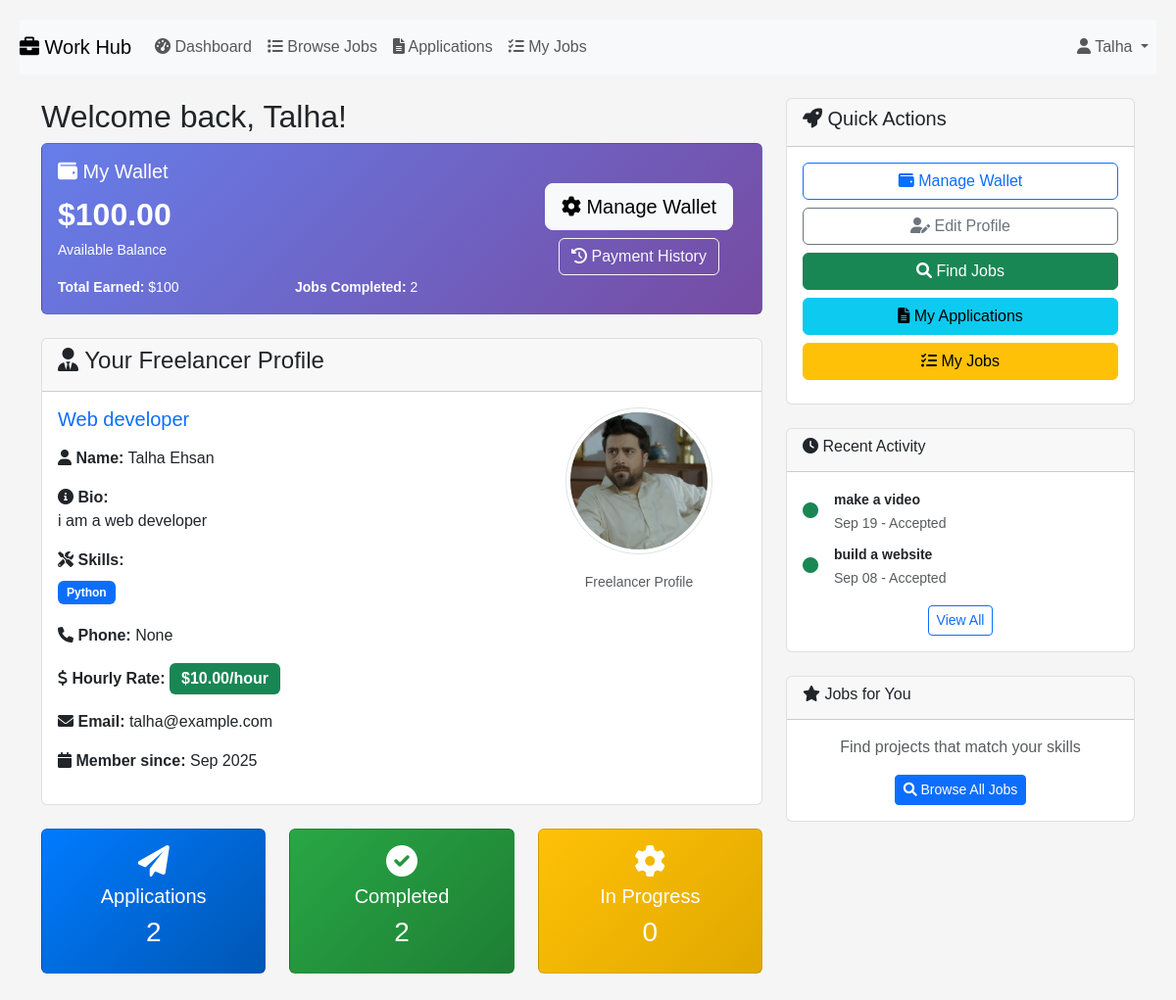
The page /dashboard/ (signed in) on the database as committed earlier.
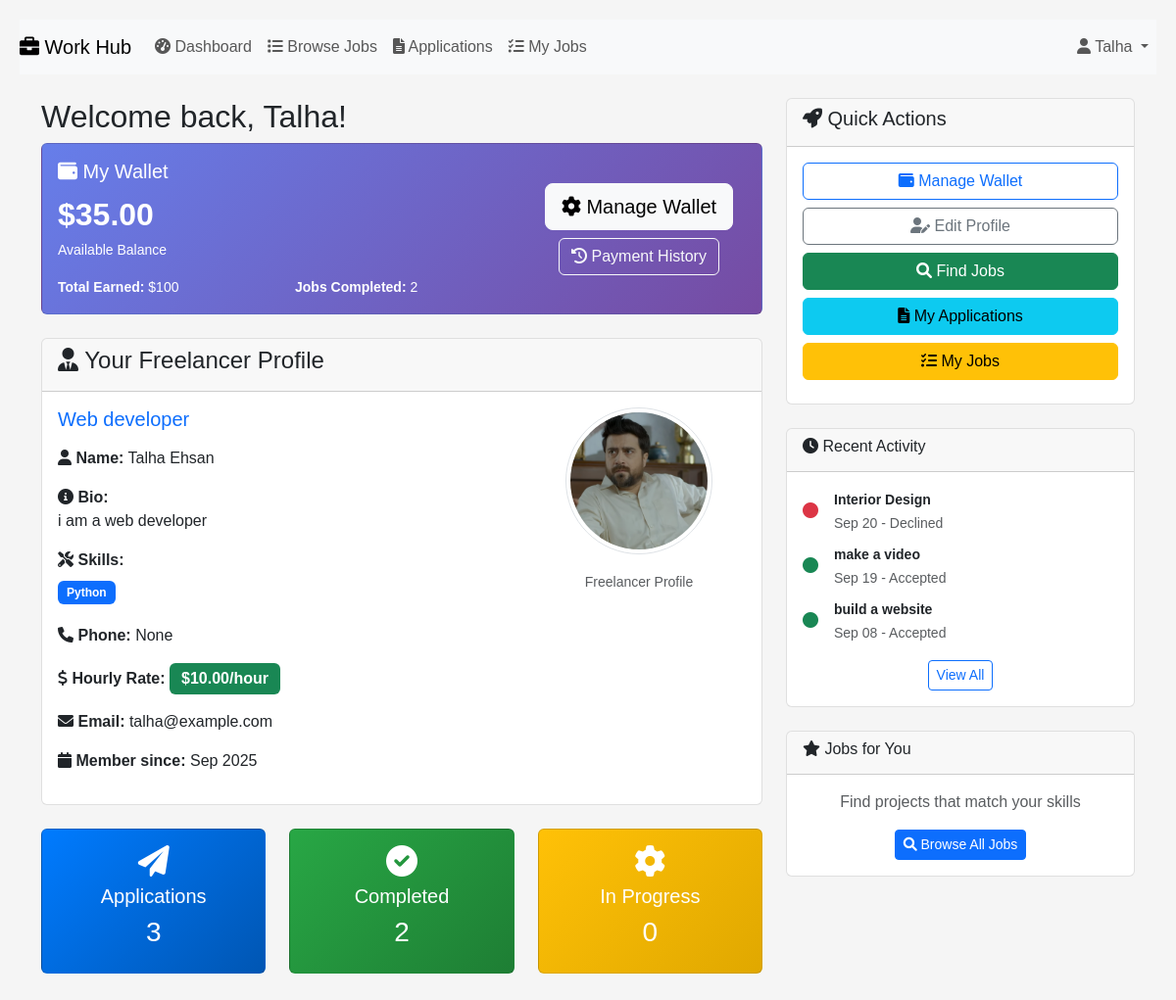
The same page on the database as committed later.
### accounts/models.py (models this page shows, shortened)
class FreelancerProfile(models.Model):
    profile = models.OneToOneField(Profile, on_delete=models.CASCADE)
    first_name = models.CharField(max_length=100, default='Unknown')
    last_name = models.CharField(max_length=100, default='User')
    title = models.CharField(max_length=100)
    bio = models.TextField()
    skills = models.CharField(max_length=250)
    phone_number = models.CharField(max_length=20, blank=True, null=True)
    hourly_rate = models.DecimalField(max_digits=6, decimal_places=2, null=True, blank=True)
    profile_picture = models.ImageField(upload_to="profile_pics/", blank=True, null=True)

### payments/models.py (models this page shows, shortened)
class Wallet(models.Model):
    user = models.OneToOneField(User, on_delete=models.CASCADE, related_name='wallet')
    balance = models.DecimalField(max_digits=10, decimal_places=2, default=0.00)
    created_at = models.DateTimeField(auto_now_add=True)
    updated_at = models.DateTimeField(auto_now=True)

### jobs/models.py (models this page shows, shortened)
class Application(models.Model):
    STATUS_CHOICES = [
        ('pending', 'Pending'),
        ('accepted', 'Accepted'),
        ('declined', 'Declined'),
    ]
    job = models.ForeignKey(Job, on_delete=models.CASCADE, related_name='applications')
    freelancer = models.ForeignKey(User, on_delete=models.CASCADE)
    cover_letter = models.TextField()
    proposed_budget = models.DecimalField(max_digits=10, decimal_places=2)
    estimated_duration = models.CharField(max_length=100)
    status = models.CharField(max_length=20, choices=STATUS_CHOICES, default='pending')
    applied_at = models.DateTimeField(auto_now_add=True)
    class Meta:
        unique_together = ['job', 'freelancer']
        ordering = ['-applied_at']

class Job(models.Model):
    CATEGORY_CHOICES = [
        ('web_dev', 'Web Development'),
        ('mobile_dev', 'Mobile Development'),
        ('design', 'Design'),
        ('writing', 'Writing'),
        ('marketing', 'Marketing'),
        ('data_entry', 'Data Entry'),
        ('other', 'Other'),
    ]
    STATUS_CHOICES = [
        ('open', 'Open'),
        ('in_progress', 'In Progress'),
        ('completed', 'Completed'),
        ('cancelled', 'Cancelled'),
    ]
    title = models.CharField(max_length=200)
    description = models.TextField()
    category = models.CharField(max_length=20, choices=CATEGORY_CHOICES)
    budget = models.DecimalField(max_digits=10, decimal_places=2)
    deadline = models.DateField()
    status = models.CharField(max_length=20, choices=STATUS_CHOICES, default='open')
    client = models.ForeignKey(User, on_delete=models.CASCADE, related_name='posted_jobs')
    freelancer = models.ForeignKey(User, on_delete=models.SET_NULL, null=True, blank=True, related_name='assigned_jobs')
    created_at = models.DateTimeField(auto_now_add=True)
    updated_at = models.DateTimeField(auto_now=True)
    class Meta:
        ordering = ['-created_at']

### accounts/views.py (the view, shortened to what this page needs)
# urls.py: path("dashboard/", views.dashboard, name="dashboard"),
@login_required
def dashboard(request):
    profile = Profile.objects.filter(user=request.user).first()
    if not profile or not profile.role:
        return redirect("register")
    wallet, created = Wallet.objects.get_or_create(user=request.user)
    if profile.role == "freelancer":
        freelancer_profile = FreelancerProfile.objects.filter(profile=profile).first()
        if not freelancer_profile:
            return redirect("setup_profile")
        total_applications = request.user.application_set.count()
        completed_jobs = request.user.assigned_jobs.filter(status='completed').count()
        in_progress_jobs = request.user.assigned_jobs.filter(status='in_progress').count()
        from payments.models import Payment
        total_earnings = Payment.objects.filter(
            to_user=request.user,
            status='completed',
            payment_type='job_payment'
        ).aggregate(total=models.Sum('amount'))['total'] or 0
        pending_earnings = Payment.objects.filter(
            to_user=request.user,
            status='on_hold',
            payment_type='job_payment'
        ).aggregate(total=models.Sum('amount'))['total'] or 0
        skills_list = []
        if freelancer_profile.skills:
            skills_list = [skill.strip() for skill in freelancer_profile.skills.split(',') if skill.strip()]
        context = {
            'profile': profile,
            'freelancer_profile': freelancer_profile,
            'skills_list': skills_list,
            'total_applications': total_applications,
            'completed_jobs': completed_jobs,
            'in_progress_jobs': in_progress_jobs,
            'wallet': wallet,
            'total_earnings': total_earnings,
            'pending_earnings': pending_earnings,
        }
        return render(request, "accounts/freelancer_dashboard.html", context)

### accounts/templates/accounts/freelancer_dashboard.html (shortened to what this page needs)
{% extends "accounts/layout1.html" %}
{% block body %}
<div class="container mt-4">
  <div class="row">
    <div class="col-md-8">
      <h2>Welcome back, {{ freelancer_profile.first_name }}!</h2>
      <div class="card mb-4" style="background: linear-gradient(135deg, #667eea 0%, #764ba2 100%); color: white;">
        <div class="card-body">
          <div class="row align-items-center">
            <div class="col-md-8">
              <h5><i class="fas fa-wallet"></i> My Wallet</h5>
              <div style="font-size: 2em; font-weight: bold;">${{ wallet.balance }}</div>
              <small>Available Balance</small>
              <div class="row mt-3 small">
                <div class="col-6">
                  <strong>Total Earned:</strong> ${{ total_earnings }}
                </div>
                <div class="col-6">
                  <strong>Jobs Completed:</strong> {{ completed_jobs }}
                </div>
              </div>
            </div>
            <div class="col-md-4 text-center">
              <a href="{% url 'payments:wallet' %}" class="btn btn-light btn-lg mb-2">
                <i class="fas fa-cog"></i> Manage Wallet
              </a>
              <br>
              <a href="{% url 'payments:payment_history' %}" class="btn btn-outline-light">
                <i class="fas fa-history"></i> Payment History
              </a>
            </div>
          </div>
        </div>
      </div>
      <div class="card">
        <div class="card-header">
          <h4><i class="fas fa-user-tie"></i> Your Freelancer Profile</h4>
        </div>
        <div class="card-body">
          <div class="row">
            <div class="col-md-8">
              <div class="mb-3">
                <h5 class="text-primary">{{ freelancer_profile.title }}</h5>
              </div>
              <div class="mb-3">
                <strong><i class="fas fa-user"></i> Name:</strong>
                {{ freelancer_profile.first_name }} {{ freelancer_profile.last_name }}
              </div>
              <div class="mb-3">
                <strong><i class="fas fa-info-circle"></i> Bio:</strong>
                <p class="mb-2">{{ freelancer_profile.bio }}</p>
              </div>
              <div class="mb-3">
                <strong><i class="fas fa-tools"></i> Skills:</strong>
                <div class="mt-2">
                  {% for skill in skills_list %}
                    <span class="badge bg-primary me-1 mb-1">{{ skill|title }}</span>
                  {% empty %}
                    <span class="text-muted">No skills listed</span>
                  {% endfor %}
                </div>
              </div>
              {% if freelancer_profile.phone_number %}
                <div class="mb-3">
                  <strong><i class="fas fa-phone"></i> Phone:</strong>
                  {{ freelancer_profile.phone_number }}
                </div>
              {% endif %}
              <div class="mb-3">
                <strong><i class="fas fa-dollar-sign"></i> Hourly Rate:</strong>
                <span class="badge bg-success fs-6">${{ freelancer_profile.hourly_rate }}/hour</span>
              </div>
              <div class="mb-3">
                <strong><i class="fas fa-envelope"></i> Email:</strong>
                {{ user.email }}
              </div>
              <div class="mb-3">
                <strong><i class="fas fa-calendar"></i> Member since:</strong>
                {{ user.date_joined|date:"M Y" }}
              </div>
            </div>
            <div class="col-md-4 text-center">
              {% if freelancer_profile.profile_picture %}
                <img src="{{ freelancer_profile.profile_picture.url }}" alt="Profile"
                     class="img-thumbnail rounded-circle mb-3" style="width: 150px; height: 150px; object-fit: cover;">
              {% else %}
                <div class="bg-secondary rounded-circle d-flex align-items-center justify-content-center mb-3"
                     style="width: 150px; height: 150px; margin: 0 auto;">
                  <i class="fas fa-user fa-3x text-white"></i>
                </div>
              {% endif %}
              <div class="text-muted">
                <small>Freelancer Profile</small>
              </div>
            </div>
          </div>
        </div>
      </div>
      <div class="row mt-4">
        <div class="col-md-4">
          <div class="card bg-primary text-white">
            <div class="card-body text-center">
              <i class="fas fa-paper-plane fa-2x mb-2"></i>
              <h5>Applications</h5>
              <h3>{{ total_applications|default:0 }}</h3>
            </div>
          </div>
        </div>
        <div class="col-md-4">
          <div class="card bg-success text-white">
            <div class="card-body text-center">
              <i class="fas fa-check-circle fa-2x mb-2"></i>
              <h5>Completed</h5>
              <h3>{{ completed_jobs|default:0 }}</h3>
            </div>
          </div>
        </div>
        <div class="col-md-4">
          <div class="card bg-warning text-white">
            <div class="card-body text-center">
              <i class="fas fa-cog fa-2x mb-2"></i>
              <h5>In Progress</h5>
              <h3>{{ in_progress_jobs|default:0 }}</h3>
            </div>
          </div>
        </div>
      </div>
    </div>
    <br>
    <div class="col-md-4">
      <div class="card">
        <div class="card-header">
          <h5><i class="fas fa-rocket"></i> Quick Actions</h5>
        </div>
        <div class="card-body">
          <a href="{% url 'payments:wallet' %}" class="btn btn-outline-primary mb-2 d-block">
            <i class="fas fa-wallet"></i> Manage Wallet
          </a>
          <a href="{% url 'edit_profile' %}" class="btn btn-outline-secondary mb-2 d-block">
            <i class="fas fa-user-edit"></i> Edit Profile
          </a>
          <a href="{% url 'job_list' %}" class="btn btn-success mb-2 d-block">
            <i class="fas fa-search"></i> Find Jobs
          </a>
          <a href="{% url 'applications' %}" class="btn btn-info mb-2 d-block">
            <i class="fas fa-file-alt"></i> My Applications
          </a>
          <a href="{% url 'my_jobs' %}" class="btn btn-warning mb-2 d-block">
            <i class="fas fa-tasks"></i> My Jobs
          </a>
        </div>
      </div>
      <div class="card mt-4">
        <div class="card-header">
          <h6><i class="fas fa-clock"></i> Recent Activity</h6>
        </div>
        <div class="card-body">
          {% if user.application_set.all %}
            {% for application in user.application_set.all|slice:":3" %}
              <div class="d-flex align-items-center mb-2">
                <div class="me-3">
                  {% if application.status == 'pending' %}
                    <i class="fas fa-circle text-warning"></i>
                  {% elif application.status == 'accepted' %}
                    <i class="fas fa-circle text-success"></i>
                  {% elif application.status == 'declined' %}
                    <i class="fas fa-circle text-danger"></i>
                  {% endif %}
                </div>
                <div class="flex-grow-1">
                  <small class="fw-bold">{{ application.job.title|truncatechars:25 }}</small>
                  <br>
                  <small class="text-muted">{{ application.applied_at|date:"M d" }} - {{ application.get_status_display }}</small>
                </div>
              </div>
            {% endfor %}
            <div class="text-center mt-3">
              <a href="{% url 'applications' %}" class="btn btn-sm btn-outline-primary">View All</a>
            </div>
          {% else %}
            <div class="text-center text-muted py-3">
              <i class="fas fa-info-circle"></i>
              <p class="mb-0">No applications yet</p>
              <small>Start applying to jobs!</small>
            </div>
          {% endif %}
        </div>
      </div>
      <div class="card mt-4">
        <div class="card-header">
          <h6><i class="fas fa-star"></i> Jobs for You</h6>
        </div>
        <div class="card-body">
          <div class="text-center">
            <p class="text-muted mb-3">Find projects that match your skills</p>
            <a href="{% url 'job_list' %}" class="btn btn-primary btn-sm">
              <i class="fas fa-search"></i> Browse All Jobs
            </a>
          </div>
        </div>
      </div>
    </div>
  </div>
</div>
{% endblock %}

### accounts/templates/accounts/layout1.html (shortened to what this page needs)
{% load static %}
<!DOCTYPE html>
<html lang="en">
    <head>
        <link href="https://cdn.jsdelivr.net/npm/bootstrap@5.3.3/dist/css/bootstrap.min.css" rel="stylesheet">
        <link href="{% static 'accounts/accounts.css' %}" rel="stylesheet">
        <link rel="stylesheet" href="https://cdnjs.cloudflare.com/ajax/libs/font-awesome/6.0.0/css/all.min.css">
    </head>
    <body>
        <nav class="navbar navbar-expand-lg navbar-light bg-light">
            <a class="navbar-brand" href="{% if user.is_authenticated %}{% url 'dashboard' %}{% else %}{% url 'login' %}{% endif %}">
                <i class="fas fa-briefcase"></i> Work Hub
            </a>
            <div class="collapse navbar-collapse" id="navbarNav">
                <ul class="navbar-nav me-auto">
                    {% if user.is_authenticated %}
                        <li class="nav-item">
                            <a class="nav-link" href="{% url 'dashboard' %}">
                                <i class="fas fa-tachometer-alt"></i> Dashboard
                            </a>
                        </li>
                        {% if user.profile.role == 'freelancer' %}
                        <li class="nav-item">
                            <a class="nav-link" href="{% url 'job_list' %}">
                                <i class="fas fa-list"></i> Browse Jobs
                            </a>
                        </li>
                        {% endif %}
                        <li class="nav-item">
                            <a class="nav-link" href="{% url 'applications' %}">
                                <i class="fas fa-file-alt"></i> Applications
                            </a>
                        </li>
                        <li class="nav-item">
                            <a class="nav-link" href="{% url 'my_jobs' %}">
                                <i class="fas fa-tasks"></i> My Jobs
                            </a>
                        </li>
                    {% endif %}
                </ul>
                <ul class="navbar-nav">
                    {% if user.is_authenticated %}
                        <li class="nav-item dropdown">
                            <a class="nav-link dropdown-toggle" href="#" id="navbarDropdown" role="button"
                               data-bs-toggle="dropdown" aria-expanded="false">
                                <i class="fas fa-user"></i> {{ user.username }}
                            </a>
                        </li>
                    {% endif %}
                </ul>
            </div>
        </nav>
        <div class="body">
            {% block body %}
            {% endblock %}
        </div>
    </body>
</html>

Rows that differ between the two databases and show on the page:
changed Wallet: balance "100.00" → "35.00"
added Application: job "Interior Design", applied_at "Sep 20", status "Declined"
Other text that changed with them:
{{ total_applications|default:0 }}: "2" → "3"
